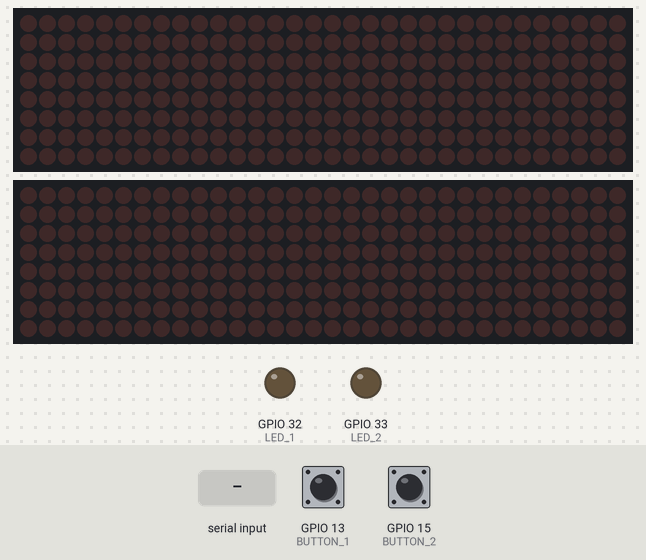
A sketch run on a simulated ESP32. Shown: 2 × 32×8 LED matrix, output pins drawn as LEDs (lit = HIGH). The test bench sets the inputs (shaded band); at power-on: GPIO 13 (BUTTON_1) HIGH, GPIO 15 (BUTTON_2) HIGH. What the sketch prints to the serial monitor is not drawn.

Above: at 1.2 s.
1.3 s: GPIO 13 (BUTTON_1) pulled LOW for 1 s
At 1.8 s:
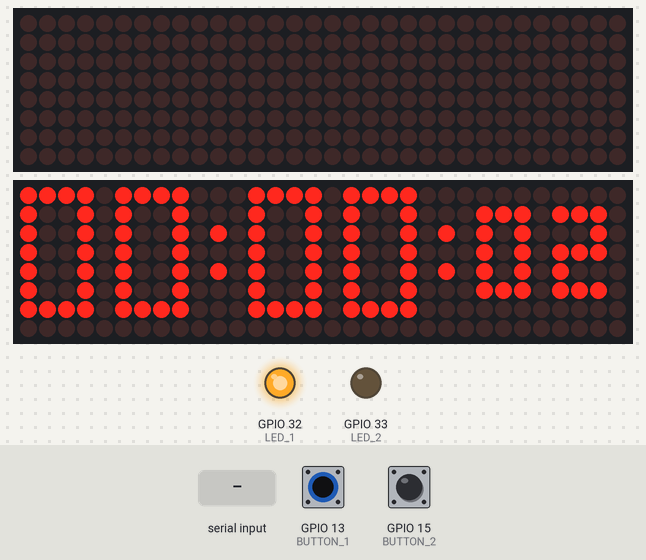
3.8 s: GPIO 15 (BUTTON_2) pulled LOW for 3.2 s
At 5.3 s:
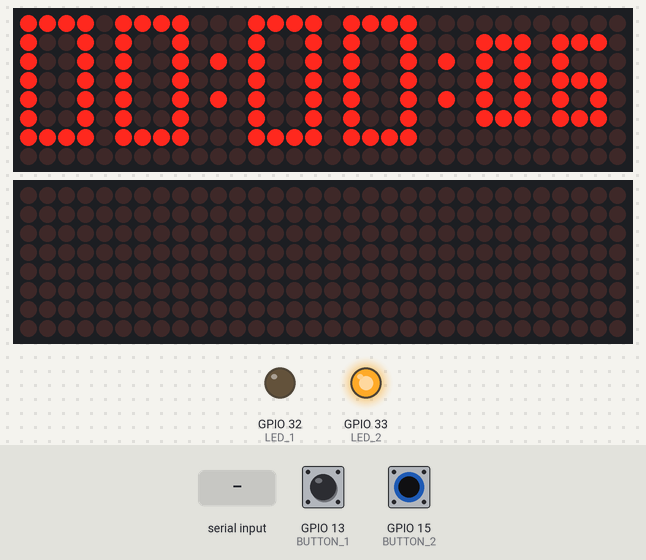
8.5 s: GPIO 13 (BUTTON_1) pulled LOW for 0.15 s
At 8.58 s:
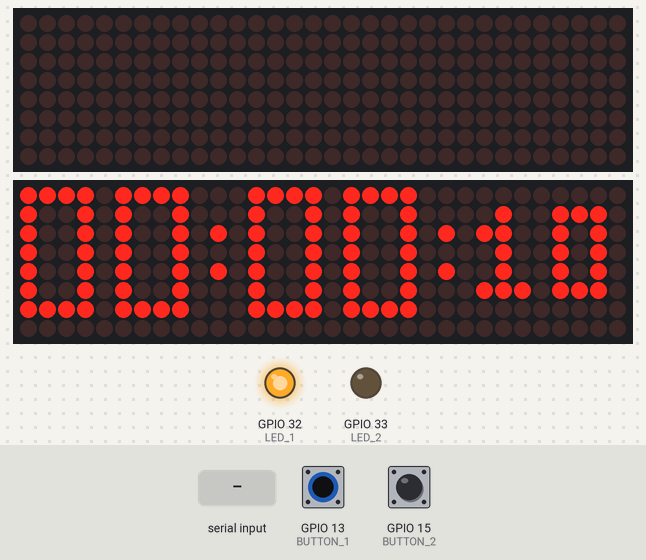
10.1 s: GPIO 15 (BUTTON_2) pulled LOW for 1 s
At 10.7 s:
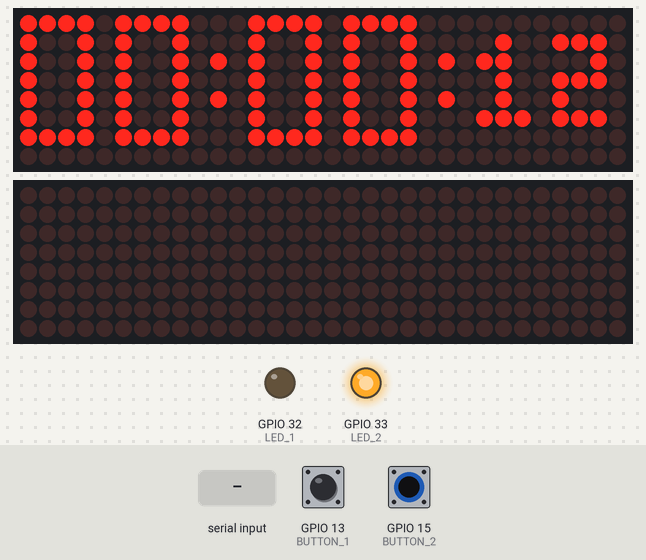
12.6 s: "90,45\n" received over the second serial link
14.5 s: GPIO 13 (BUTTON_1) driven LOW and GPIO 15 (BUTTON_2) driven LOW
At 15.7 s:
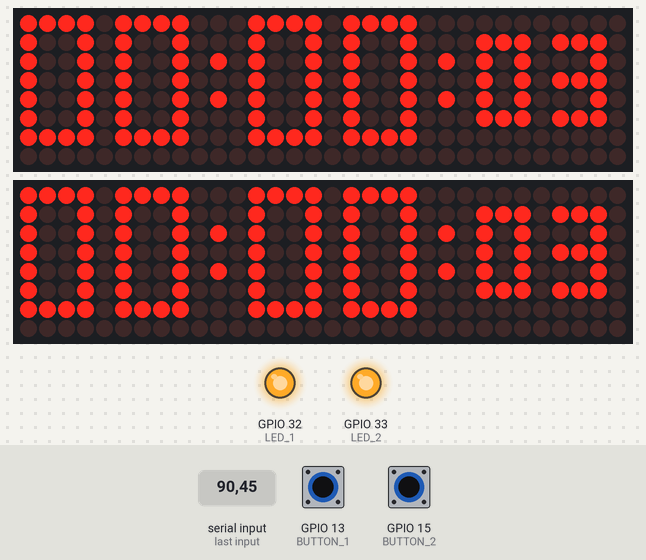
Timing chart, 0 to 17.5 s (numbered marks = the images above; inputs shaded):
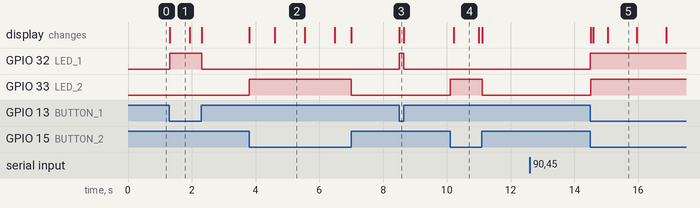

The sketch:

max7219_slave_clock.ino
```cpp
// Header file includes
#include <WiFi.h>
#include <time.h>
#include <MD_Parola.h>
#include <SPI.h>

#include "Font_Data.h"

#define HARDWARE_TYPE MD_MAX72XX::FC16_HW
#define MAX_DEVICES 4

#define CLK_PIN1 18  // or SCK
#define DATA_PIN1 19 // or MOSI
#define CS_PIN1 5    // or SS

// Part - 2 check
#define CLK_PIN 14  // or SCK
#define DATA_PIN 12 // or MOSI
#define CS_PIN 2    // or SS

// Arbitrary output pins
MD_Parola P = MD_Parola(HARDWARE_TYPE, DATA_PIN, CLK_PIN, CS_PIN, MAX_DEVICES);
MD_Parola P1 = MD_Parola(HARDWARE_TYPE, DATA_PIN1, CLK_PIN1, CS_PIN1, MAX_DEVICES);

#define SPEED_TIME 75
#define PAUSE_TIME 0
#define MAX_MESG 20

#define BUTTON_1 13 // Display 1 on/off
#define BUTTON_2 15 // Display 2 on/off

//led indicators

#define LED_1 32 // Display 1 on/off
#define LED_2 33 // Display 2 on/


// RTC
#include <Wire.h>

// SCL D22
// SDA D21

int h1 = 0, h2 = 0, m1 = 0, m2 = 0, s1 = 1, s2 = 1, hours = 12, minutes = 12, seconds = 0;

// Sending/Receiving example

HardwareSerial Receiver(2); // Define a Serial port instance called 'Receiver' using serial port 2

#define Receiver_Txd_pin 17
#define Receiver_Rxd_pin 16


/**********  User Config Setting   ******************************/

// calculate your timezone in seconds,1 hour = 3600 seconds and 5.30Hrs = 19800
const int timezoneinSeconds = 19800;
/***************************************************************/
int dst = 0;
uint16_t h=12, m=12, s=12;

// Global variables
char szTime[9];   // mm:ss\0
char szsecond[4]; // ss
char szMesg[MAX_MESG + 1] = "";


void getsec(char *psz)
{
  if(s>59){
    s=0;
  }
    sprintf(psz, "%02d", s);
}

void getTime(char *psz, bool f = true)
{


    Serial.print(h);


    sprintf(psz, "%02d%c%02d%c", h, (f ? ':' : ':'), m, ':');
    Serial.println(psz);
    Serial.println("Hey in the loop dude");
    Serial.println(h);
    Serial.println(m);
    Serial.println(s);
}

void setup(void)

{
      Serial.begin(115200);

  Receiver.begin(115200, SERIAL_8N1, Receiver_Txd_pin, Receiver_Rxd_pin); // Define and start Receiver serial port


    P.begin(3);
    P1.begin(3);
    P.setInvert(false);
    P1.setInvert(false);

    P.setZone(0, 0, 0);
    P.setZone(1, 1, 3);
    P.setFont(0, numeric7Seg); //seconds fonts
    P.setFont(1, numeric7Se);//minutes fonts
    P.displayZoneText(0, szsecond, PA_LEFT, SPEED_TIME, 0, PA_PRINT, PA_NO_EFFECT);
    P.displayZoneText(1, szTime, PA_LEFT, SPEED_TIME, PAUSE_TIME, PA_PRINT, PA_NO_EFFECT);

    // pathi display
    P1.setZone(0, 0, 0);
    P1.setZone(1, 1, 3);
    P1.setFont(0, numeric7Seg);//seconds
    P1.setFont(1, numeric7Se);//min
    P1.displayZoneText(0, szsecond, PA_LEFT, SPEED_TIME, 0, PA_PRINT, PA_NO_EFFECT);
    P1.displayZoneText(1, szTime, PA_LEFT, SPEED_TIME, PAUSE_TIME, PA_PRINT, PA_NO_EFFECT);

      pinMode(BUTTON_1, INPUT_PULLUP);
      pinMode(BUTTON_2, INPUT_PULLUP);

      //LED
      pinMode(LED_1, OUTPUT);
      pinMode(LED_2, OUTPUT);


    //  delay(100);

    getTime(szTime);

}
int i = 0;

void buildTime(int  recievedSeconds){


  m = recievedSeconds / 60;
s = recievedSeconds % 60;
h = m / 60;
m = m % 60;

}
int recieved_seconds;
int prevData=0;
int count =0;
void loop()
{        Serial.println("hey i am in loop");
//      while(Receiver.available()){
//                Serial.println("hey i am in reciecver");
//                //Serial.println()
//
//
//         int recieved_seconds = Receiver.parseInt();// Receiver.parseInt(); // Display the Receivers characters
//
//            Serial.println("recieved_seconds");
//            Serial.println(recieved_seconds);
//            buildTime(recieved_seconds);
//
//            Serial.print("hours");
//            Serial.println(h);
//
//
//            Serial.print("minutes");
//            Serial.println(m);
//
//
//            Serial.print("seconss");
//            Serial.println(s);
//
//
//      }


             static uint32_t lastTime = 0;    // millis() memory
             static uint32_t lastTimeRecieve = 0;    // millis() memory
static uint32_t lastTimePlus=0;
             static uint32_t lastTimeMin = 0; // millis() memory
             static uint32_t lastTimeHr = 0;  // millis() memory
             static uint8_t display = 0;  // current display mode
             static bool flasher = false; // seconds passing flasher

              if (digitalRead(BUTTON_1) == HIGH) {
                Serial.println("hey i am being the hight bioy");
                   //    P.displayClear();
                  P1.displayClear();
                   digitalWrite(LED_1, LOW); // turn the LED on
                   }
              else {
                Serial.println("hey i am ihte lo w");
            //  P.displayAnimate();
                   P1.displayAnimate();
                   digitalWrite(LED_1, HIGH); // turn the LED on
                    }
                if (digitalRead(BUTTON_2) == HIGH) {
                Serial.println("hey i am being the hight bioy");
                       P.displayClear();
                     digitalWrite(LED_2, LOW); // turn the LED on
                   }
              else {
                Serial.println("hey i am ihte lo w");
                     P.displayAnimate();
                      digitalWrite(LED_2, HIGH); // turn the LED on

                    }


            if (millis() - lastTimeRecieve >= 1000 )

         {
               lastTimeRecieve = millis();

                while(Receiver.available()){
                Serial.println("hey i am in reciecver");
                //Serial.println()


         //int recieved_seconds = Receiver.parseInt();// Receiver.parseInt(); // Display the Receivers characters

              int currData = Receiver.parseInt();
              if(currData!=prevData){
                  recieved_seconds = currData;
                  recieved_seconds++;
                 buildTime(recieved_seconds);
                    count=0;
              }else{
                count++;
              }
              prevData=currData;
            Serial.println("recieved_seconds");
            Serial.println(recieved_seconds);
            //buildTime(recieved_seconds);

            Serial.print("hours");
            Serial.println(h);


            Serial.print("minutes");
            Serial.println(m);


            Serial.print("seconss");
            Serial.println(s);


          }


      }
     if (millis() - lastTime >= 100 || i == 0)

         {
                              //buildTime(recieved_seconds);


               lastTime = millis();
                getsec(szsecond);
               getTime(szTime, flasher);
   if (digitalRead(BUTTON_1) == HIGH) {
                Serial.println("hey i am being the hight bioy");
                       //P.displayClear();
                      P1.displayClear();
                       digitalWrite(LED_1, LOW); // turn the LED on

                   }
              else {
                Serial.println("hey i am ihte lo w");
                // P.displayReset(0);
               P1.displayReset(0);
               // P.displayReset(1);
              P1.displayReset(1);
                    digitalWrite(LED_1, HIGH); // turn the LED on


                    }

                      if (digitalRead(BUTTON_2) == HIGH) {
                Serial.println("hey i am being the hight bioy");
                       P.displayClear();
                       digitalWrite(LED_2, LOW); // turn the LED on
                   }
              else {
                Serial.println("hey i am ihte lo w");
                P.displayReset(0);

                P.displayReset(1);
                digitalWrite(LED_2, HIGH); // turn the LED on


                    }


      }


  if (millis() - lastTimePlus >= 900 || i == 0)

         {

                          recieved_seconds++;


                            buildTime(recieved_seconds);

//                  getsec(szsecond);
//               getTime(szTime, flasher);
//
//               P.displayReset(0);
//               P1.displayReset(0);
//                P.displayReset(1);
//               P1.displayReset(1);
               lastTimePlus = millis();

      }

        i = 1;

//delay(2000);

}
```

Font_Data.h
```cpp
// Data file for user example user defined fonts
#ifndef FONTDATA_H
#define FONTDATA_H

MD_MAX72XX::fontType_t numeric7Seg[] PROGMEM =
{
  0,    // 0
  0,    // 1
  0,    // 2
  0,    // 3
  0,    // 4
  0,    // 5
  0,    // 6
  0,    // 7
  0,    // 8
  0,    // 9
  0,    // 10
  0,    // 11
  0,    // 12
  0,    // 13
  0,    // 14
  0,    // 15
  0,    // 16
  0,    // 17
  0,    // 18
  0,    // 19
  0,    // 20
  0,    // 21
  0,    // 22
  0,    // 23
  0,    // 24
  0,    // 25
  0,    // 26
  0,    // 27
  0,    // 28
  0,    // 29
  0,    // 30
  0,    // 31
  1, 0,   // 32 - 'Space'
  0,    // 33 - '!'
  0,    // 34 - '"'
  0,    // 35 - '#'
  0,    // 36 - '$'
  0,    // 37 - '%'
  0,    // 38 - '&'
  0,    // 39 - '''
  0,    // 40 - '('
  0,    // 41 - ')'
  0,    // 42 - '*'
  0,    // 43 - '+'
  0,    // 44 - ','
  0,    // 45 - '-'
  1, 64,    // 46 - '.'
  0,    // 47 - '/'
  3, 62, 34, 62,  // 48 - '0'
  3, 36, 62, 32,      // 49 - '1'
  3, 58, 42, 46,    // 50 - '2'
  3, 42, 42, 62,    // 51 - '3'
  3, 14, 8, 62,    // 52 - '4'
  3, 46, 42, 58,    // 53 - '5'
  3, 62, 42, 58,  // 54 - '6'
  3, 6, 2, 62,    // 55 - '7'
  3, 62, 42, 62,  // 56 - '8'
  3, 46, 42, 62,  // 57 - '9'
  1, 20,    // 58 - ':'
  0,    // 59 - ';'
  0,    // 60 - '<'
  0,    // 61 - '='
  0,    // 62 - '>'
  0,    // 63 - '?'
  0,    // 64 - '@'
  5, 127, 9, 9, 9, 127,   // 65 - 'A'
  5, 127, 73, 73, 73, 54,   // 66 - 'B'
  5, 127, 65, 65, 65, 65,   // 67 - 'C'
  5, 127, 65, 65, 65, 62,   // 68 - 'D'
  5, 127, 73, 73, 73, 73,   // 69 - 'E'
  5, 127, 9, 9, 9, 9,     // 70 - 'F'
  0,    // 71 - 'G'
  0,    // 72 - 'H'
  0,    // 73 - 'I'
  0,    // 74 - 'J'
  0,    // 75 - 'K'
  0,    // 76 - 'L'
  0,    // 77 - 'M'
  0,    // 78 - 'N'
  0,    // 79 - 'O'
  0,    // 80 - 'P'
  0,    // 81 - 'Q'
  0,    // 82 - 'R'
  0,    // 83 - 'S'
  0,    // 84 - 'T'
  0,    // 85 - 'U'
  0,    // 86 - 'V'
  0,    // 87 - 'W'
  0,    // 88 - 'X'
  0,    // 89 - 'Y'
  0,    // 90 - 'Z'
  0,    // 91 - '['
  0,    // 92 - '\'
  0,    // 93 - ']'
  0,    // 94 - '^'
  0,    // 95 - '_'
  0,    // 96 - '`'
  5, 127, 9, 9, 9, 127,   // 97 - 'a'
  5, 127, 73, 73, 73, 54,   // 98 - 'b'
  5, 127, 65, 65, 65, 65,   // 99 - 'c'
  5, 127, 65, 65, 65, 62,   // 100 - 'd'
  5, 127, 73, 73, 73, 73,   // 101 - 'e'
  5, 127, 9, 9, 9, 9,     // 102 - 'f'
  0,    // 103 - 'g'
  0,    // 104 - 'h'
  0,    // 105 - 'i'
  0,    // 106 - 'j'
  0,    // 107 - 'k'
  0,    // 108 - 'l'
  0,    // 109 - 'm'
  0,    // 110 - 'n'
  0,    // 111 - 'o'
  0,    // 112 - 'p'
  0,    // 113 - 'q'
  0,    // 114 - 'r'
  0,    // 115 - 's'
  0,    // 116 - 't'
  0,    // 117 - 'u'
  0,    // 118 - 'v'
  0,    // 119 - 'w'
  0,    // 120 - 'x'
  0,    // 121 - 'y'
  0,    // 122 - 'z'
  0,    // 123 - '{'
  1, 127,   // 124 - '|'
  0,    // 125
  0,    // 126
  0,    // 127
  0,    // 128
  0,    // 129
  0,    // 130
  0,    // 131
  0,    // 132
  0,    // 133
  0,    // 134
  0,    // 135
  0,    // 136
  0,    // 137
  0,    // 138
  0,    // 139
  0,    // 140
  0,    // 141
  0,    // 142
  0,    // 143
  0,    // 144
  0,    // 145
  0,    // 146
  0,    // 147
  0,    // 148
  0,    // 149
  0,    // 150
  0,    // 151
  0,    // 152
  0,    // 153
  0,    // 154
  0,    // 155
  0,    // 156
  0,    // 157
  0,    // 158
  0,    // 159
  0,    // 160
  0,    // 161
  0,    // 162
  0,    // 163
  0,    // 164
  0,    // 165
  0,    // 166
  0,    // 167
  0,    // 168
  0,    // 169
  0,    // 170
  0,    // 171
  0,    // 172
  0,    // 173
  0,    // 174
  0,    // 175
  0,    // 176
  0,    // 177
  0,    // 178
  0,    // 179
  0,    // 180
  0,    // 181
  0,    // 182
  0,    // 183
  0,    // 184
  0,    // 185
  0,    // 186
  0,    // 187
  0,    // 188
  0,    // 189
  0,    // 190
  0,    // 191
  0,    // 192
  0,    // 193
  0,    // 194
  0,    // 195
  0,    // 196
  0,    // 197
  0,    // 198
  0,    // 199
  0,    // 200
  0,    // 201
  0,    // 202
  0,    // 203
  0,    // 204
  0,    // 205
  0,    // 206
  0,    // 207
  0,    // 208
  0,    // 209
  0,    // 210
  0,    // 211
  0,    // 212
  0,    // 213
  0,    // 214
  0,    // 215
  0,    // 216
  0,    // 217
  0,    // 218
  0,    // 219
  0,    // 220
  0,    // 221
  0,    // 222
  0,    // 223
  0,    // 224
  0,    // 225
  0,    // 226
  0,    // 227
  0,    // 228
  0,    // 229
  0,    // 230
  0,    // 231
  0,    // 232
  0,    // 233
  0,    // 234
  0,    // 235
  0,    // 236
  0,    // 237
  0,    // 238
  0,    // 239
  0,    // 240
  0,    // 241
  0,    // 242
  0,    // 243
  0,    // 244
  0,    // 245
  0,    // 246
  0,    // 247
  0,    // 248
  0,    // 249
  0,    // 250
  0,    // 251
  0,    // 252
  0,    // 253
  0,    // 254
  0,    // 255
};

MD_MAX72XX::fontType_t numeric7Se[] PROGMEM =
{
  0,    // 0
  0,    // 1
  0,    // 2
  0,    // 3
  0,    // 4
  0,    // 5
  0,    // 6
  0,    // 7
  0,    // 8
  0,    // 9
  0,    // 10
  0,    // 11
  0,    // 12
  0,    // 13
  0,    // 14
  0,    // 15
  0,    // 16
  0,    // 17
  0,    // 18
  0,    // 19
  0,    // 20
  0,    // 21
  0,    // 22
  0,    // 23
  0,    // 24
  0,    // 25
  0,    // 26
  0,    // 27
  0,    // 28
  0,    // 29
  0,    // 30
  0,    // 31
  1, 0,   // 32 - 'Space'
  0,    // 33 - '!'
  0,    // 34 - '"'
  0,    // 35 - '#'
  0,    // 36 - '$'
  0,    // 37 - '%'
  0,    // 38 - '&'
  0,    // 39 - '''
  0,    // 40 - '('
  0,    // 41 - ')'
  0,    // 42 - '*'
  0,    // 43 - '+'
  0,    // 44 - ','
  0,    // 45 - '-'
  1, 64,    // 46 - '.'
  0,    // 47 - '/'
  4, 127, 65, 65, 127,  // 48 - '0'
  4, 0, 66, 127, 64,     // 49 - '1'
  4, 121, 73, 73, 79,   // 50 - '2'
  4, 99, 73, 73, 119,   // 51 - '3'
  4, 15, 8, 8, 127,    // 52 - '4'
  4, 79, 73, 73, 121,   // 53 - '5'
  4, 127, 73, 73, 121,  // 54 - '6'
  4, 3, 1, 125, 3,     // 55 - '7'
  4, 119, 73, 73, 119,  // 56 - '8'
  4, 79, 73, 73, 127,   // 57 - '9'
  1, 20,    // 58 - ':'
  0,    // 59 - ';'
  0,    // 60 - '<'
  0,    // 61 - '='
  0,    // 62 - '>'
  0,    // 63 - '?'
  0,    // 64 - '@'
  5, 127, 9, 9, 9, 127,   // 65 - 'A'
  5, 127, 73, 73, 73, 54,   // 66 - 'B'
  5, 127, 65, 65, 65, 65,   // 67 - 'C'
  5, 127, 65, 65, 65, 62,   // 68 - 'D'
  5, 127, 73, 73, 73, 73,   // 69 - 'E'
  5, 127, 9, 9, 9, 9,     // 70 - 'F'
  0,    // 71 - 'G'
  0,    // 72 - 'H'
  0,    // 73 - 'I'
  0,    // 74 - 'J'
  0,    // 75 - 'K'
  0,    // 76 - 'L'
  0,    // 77 - 'M'
  0,    // 78 - 'N'
  0,    // 79 - 'O'
  0,    // 80 - 'P'
  0,    // 81 - 'Q'
  0,    // 82 - 'R'
  0,    // 83 - 'S'
  0,    // 84 - 'T'
  0,    // 85 - 'U'
  0,    // 86 - 'V'
  0,    // 87 - 'W'
  0,    // 88 - 'X'
  0,    // 89 - 'Y'
  0,    // 90 - 'Z'
  0,    // 91 - '['
  0,    // 92 - '\'
  0,    // 93 - ']'
  0,    // 94 - '^'
  0,    // 95 - '_'
  0,    // 96 - '`'
  5, 127, 9, 9, 9, 127,   // 97 - 'a'
  5, 127, 73, 73, 73, 54,   // 98 - 'b'
  5, 127, 65, 65, 65, 65,   // 99 - 'c'
  5, 127, 65, 65, 65, 62,   // 100 - 'd'
  5, 127, 73, 73, 73, 73,   // 101 - 'e'
  5, 127, 9, 9, 9, 9,     // 102 - 'f'
  0,    // 103 - 'g'
  0,    // 104 - 'h'
  0,    // 105 - 'i'
  0,    // 106 - 'j'
  0,    // 107 - 'k'
  0,    // 108 - 'l'
  0,    // 109 - 'm'
  0,    // 110 - 'n'
  0,    // 111 - 'o'
  0,    // 112 - 'p'
  0,    // 113 - 'q'
  0,    // 114 - 'r'
  0,    // 115 - 's'
  0,    // 116 - 't'
  0,    // 117 - 'u'
  0,    // 118 - 'v'
  0,    // 119 - 'w'
  0,    // 120 - 'x'
  0,    // 121 - 'y'
  0,    // 122 - 'z'
  0,    // 123 - '{'
  1, 127,   // 124 - '|'
  0,    // 125
  0,    // 126
  0,    // 127
  0,    // 128
  0,    // 129
  0,    // 130
  0,    // 131
  0,    // 132
  0,    // 133
  0,    // 134
  0,    // 135
  0,    // 136
  0,    // 137
  0,    // 138
  0,    // 139
  0,    // 140
  0,    // 141
  0,    // 142
  0,    // 143
  0,    // 144
  0,    // 145
  0,    // 146
  0,    // 147
  0,    // 148
  0,    // 149
  0,    // 150
  0,    // 151
  0,    // 152
  0,    // 153
  0,    // 154
  0,    // 155
  0,    // 156
  0,    // 157
  0,    // 158
  0,    // 159
  0,    // 160
  0,    // 161
  0,    // 162
  0,    // 163
  0,    // 164
  0,    // 165
  0,    // 166
  0,    // 167
  0,    // 168
  0,    // 169
  0,    // 170
  0,    // 171
  0,    // 172
  0,    // 173
  0,    // 174
  0,    // 175
  0,    // 176
  0,    // 177
  0,    // 178
  0,    // 179
  0,    // 180
  0,    // 181
  0,    // 182
  0,    // 183
  0,    // 184
  0,    // 185
  0,    // 186
  0,    // 187
  0,    // 188
  0,    // 189
  0,    // 190
  0,    // 191
  0,    // 192
  0,    // 193
  0,    // 194
  0,    // 195
  0,    // 196
  0,    // 197
  0,    // 198
  0,    // 199
  0,    // 200
  0,    // 201
  0,    // 202
  0,    // 203
  0,    // 204
  0,    // 205
  0,    // 206
  0,    // 207
  0,    // 208
  0,    // 209
  0,    // 210
  0,    // 211
  0,    // 212
  0,    // 213
  0,    // 214
  0,    // 215
  0,    // 216
  0,    // 217
  0,    // 218
  0,    // 219
  0,    // 220
  0,    // 221
  0,    // 222
  0,    // 223
  0,    // 224
  0,    // 225
  0,    // 226
  0,    // 227
  0,    // 228
  0,    // 229
  0,    // 230
  0,    // 231
  0,    // 232
  0,    // 233
  0,    // 234
  0,    // 235
  0,    // 236
  0,    // 237
  0,    // 238
  0,    // 239
  0,    // 240
  0,    // 241
  0,    // 242
  0,    // 243
  0,    // 244
  0,    // 245
  0,    // 246
  0,    // 247
  0,    // 248
  0,    // 249
  0,    // 250
  0,    // 251
  0,    // 252
  0,    // 253
  0,    // 254
  0,    // 255
};
#endif
```

Measured:
- after the input at 1.3 s, GPIO 32 (LED_1): LOW → HIGH at once, → LOW 1.0 s later; the display: changes at once (image 1)
- after the input at 3.8 s, GPIO 33 (LED_2): LOW → HIGH at once, → LOW 3.2 s later; the display: first changes at once (image 2 shows a later state)
- after the input at 8.5 s, GPIO 32 (LED_1): LOW → HIGH at once, → LOW 0.15 s later; the display: changes at once (image 3)
- after the input at 10.1 s, GPIO 33 (LED_2): LOW → HIGH at once, → LOW 1.0 s later; the display: changes after 0.11 s (image 4)
- after the input at 14.5 s, GPIO 32 (LED_1), GPIO 33 (LED_2): LOW → HIGH at once; the display: first changes at once (image 5 shows a later state)
- what the display in image 1 shows lasts 0.6 s, from 1.3 s to 1.9 s
- what the display in image 2 shows lasts 0.9 s, from 4.6 s to 5.5 s
